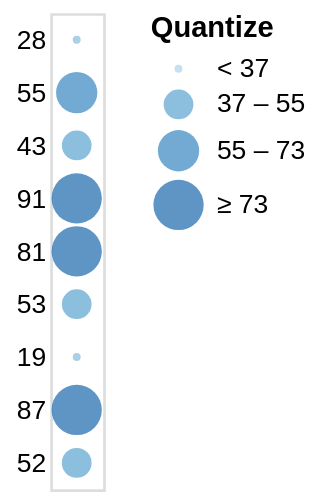

Describe this chart as a Vega-Lite specification.
### Vega specification from a JSON file in a GitHub repository (floating-point values rounded to 4 significant figures)
{"$schema": "https://vega.github.io/schema/vega/v5.json", "background": "white", "padding": 5, "width": 20, "style": "cell", "data": [{"name": "source_0", "values": [{"a": "A", "b": 28}, {"a": "B", "b": 55}, {"a": "C", "b": 43}, {"a": "D", "b": 91}, {"a": "E", "b": 81}, {"a": "F", "b": 53}, {"a": "G", "b": 19}, {"a": "H", "b": 87}, {"a": "I", "b": 52}]}, {"name": "data_0", "source": "source_0", "transform": [{"type": "filter", "expr": "isValid(datum[\"b\"]) && isFinite(+datum[\"b\"])"}]}], "signals": [{"name": "y_step", "value": 20}, {"name": "height", "update": "bandspace(domain('y').length, 1, 0.5) * y_step"}], "marks": [{"name": "marks", "type": "symbol", "style": ["circle"], "from": {"data": "data_0"}, "encode": {"update": {"opacity": {"value": 0.7}, "fill": {"scale": "color", "field": "b"}, "ariaRoleDescription": {"value": "circle"}, "description": {"signal": "\"b: \" + (isValid(datum[\"b\"]) ? datum[\"b\"] : \"\"+datum[\"b\"])"}, "x": {"signal": "width", "mult": 0.5}, "y": {"scale": "y", "field": "b"}, "size": {"scale": "size", "field": "b"}, "shape": {"value": "circle"}}}}], "scales": [{"name": "y", "type": "point", "domain": {"data": "data_0", "field": "b"}, "range": {"step": {"signal": "y_step"}}, "padding": 0.5}, {"name": "color", "type": "quantize", "domain": {"data": "data_0", "field": "b"}, "range": "ramp", "zero": true, "interpolate": "hcl"}, {"name": "size", "type": "quantize", "domain": {"data": "data_0", "field": "b"}, "range": {"signal": "sequence(9, 361 + (361 - 9) / (4 - 1), (361 - 9) / (4 - 1))"}, "zero": false}], "axes": [{"scale": "y", "orient": "left", "grid": false, "domain": false, "ticks": false, "zindex": 0}], "legends": [{"title": "Quantize", "fill": "color", "symbolType": "circle", "encode": {"symbols": {"update": {"opacity": {"value": 0.7}}}}, "size": "size"}], "config": {"projection": {"type": "equalEarth"}}}
